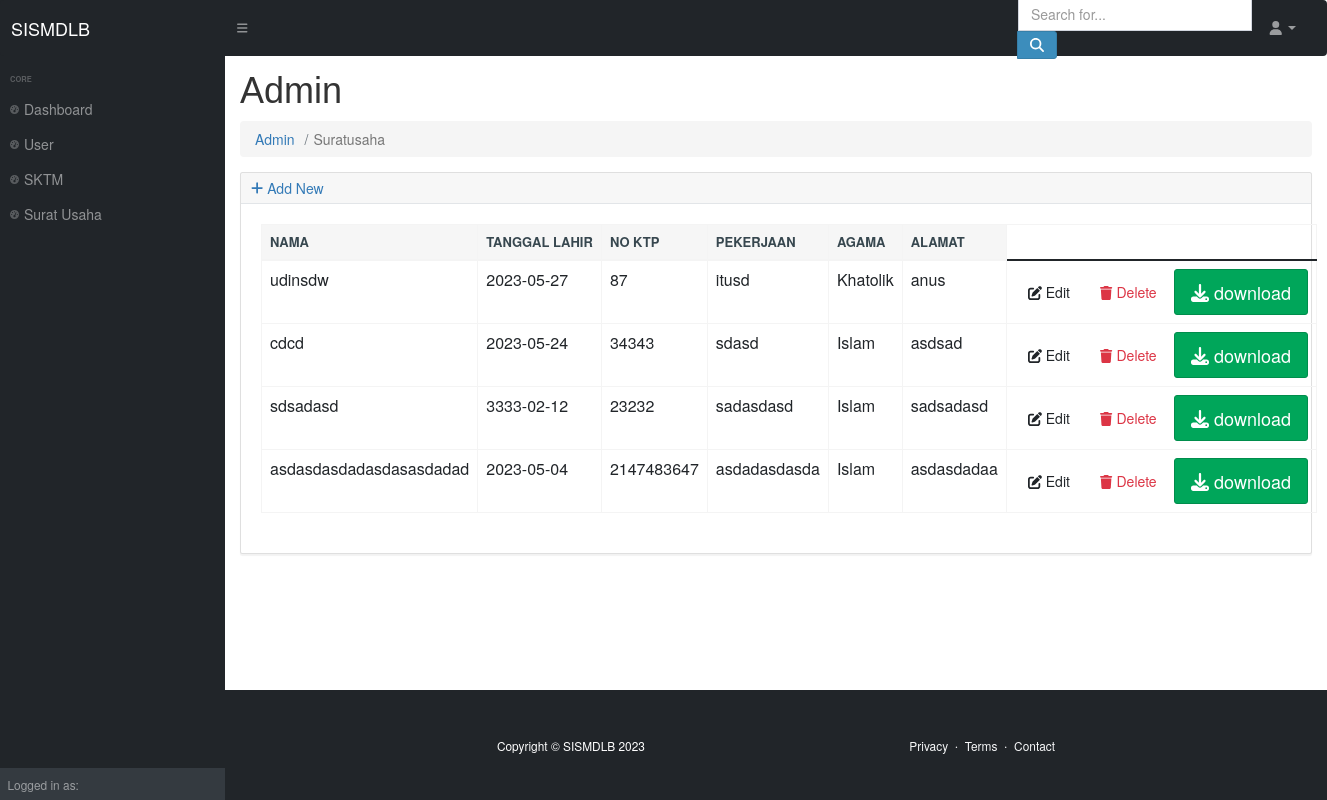
Page /index.php/admin/suratusaha on the committed database.
### tables this page shows
CREATE TABLE `suratusaha` (
  `id` int(9) NOT NULL,
  `nama` varchar(50) NOT NULL,
  `tgl_lahir` date NOT NULL,
  `no_ktp` int(16) DEFAULT NULL,
  `pekerjaan` varchar(50) NOT NULL,
  `agama` enum('Islam','Khatolik','Protestan','Hindu','Buddha','Konghucu') NOT NULL,
  `alamat` text NOT NULL
);

### application/controllers/admin/suratusaha.php (called while the page is built, shortened)
<?php
class suratusaha extends CI_Controller {
	public function __construct()
    {
        $this->load->model('suratusaha_model');
        $this->load->library('form_validation');
        $this->load->library('pdf');
    }
	public function index()
	{
		$data["suratusaha"] = $this->suratusaha_model->getAll();
        $this->load->view("admin/suratusaha/list", $data);
	}
}

### index.php (called while the page is built, shortened)
<?php
require_once BASEPATH.'core/CodeIgniter.php';

### application/models/suratusaha_model.php (called while the page is built, shortened)
<?php defined('BASEPATH') OR exit('No direct script access allowed');
class suratusaha_model extends CI_Model
{
    private $_table = "suratusaha";
    public function getAll()
    {
        return $this->db->get($this->_table)->result();
    }
}

### application/views/admin/suratusaha/list.php (the view, shortened to what this page needs)
    <body class="sb-nav-fixed">
        <div id="layoutSidenav">
            <div id="layoutSidenav_content">
                <main>
                    <div class="container-fluid px-4">
					<div class="card mb-3">
					<div class="card-header">
						<a href="<?php echo site_url('admin/suratusaha/add') ?>"><i class="fas fa-plus"></i> Add New</a>
					</div>
					<div class="card-body">
                    <table class="table table-bordered">
  <thead>
    <tr>
      <th>Nama</th>
      <th>Tanggal Lahir</th>
      <th>No KTP</th>
      <th>Pekerjaan</th>
      <th>Agama</th>
      <th>Alamat</th>
    </tr>
  </thead>
  <tbody>
  <?php foreach ($suratusaha as $suratusaha): ?>
    <tr>
										<td>
											<?php echo $suratusaha->nama ?>
										</td>
                                        <td>
											<?php echo $suratusaha->tgl_lahir?>
										</td>
                                        <td>
											<?php echo $suratusaha->no_ktp?>
										</td>
                                        <td>
											<?php echo $suratusaha->pekerjaan ?>
										</td>
                                        <td>
											<?php echo $suratusaha->agama ?>
										</td>
                                        <td>
											<?php echo $suratusaha->alamat ?>
										</td>
                    <td width="250">
											<a href="<?php echo site_url('admin/suratusaha/edit/'.$suratusaha->id) ?>"
											 class="btn btn-small"><i class="fas fa-edit"></i> Edit</a>
											 <a href="<?php echo site_url('admin/suratusaha/delete/'.$suratusaha->id) ?>"
											 class="btn btn-small text-danger"><i class="fas fa-trash"></i> Delete</a>
                                             <a href="<?php echo site_url('admin/suratusaha/pdf/'.$suratusaha->id) ?>"
											 class="btn btn-success btn-lg"><span class="fas fa-download"></span> download</a>
										</td>
                    <?php endforeach; ?>
  </tbody>
</table>
					</div>
				</div>
                    </div>
                </main>
            </div>
        </div>
    </body>
</html>

### rows in the picture
suratusaha: nama "udinsdw", tgl_lahir "2023-05-27", no_ktp "87", pekerjaan "itusd", agama "Khatolik", alamat "anus"
suratusaha: nama "cdcd", tgl_lahir "2023-05-24", no_ktp "34343", pekerjaan "sdasd", agama "Islam", alamat "asdsad"
suratusaha: nama "sdsadasd", tgl_lahir "3333-02-12", no_ktp "23232", pekerjaan "sadasdasd", agama "Islam", alamat "sadsadasd"
suratusaha: nama "asdasdasdadasdasasdadad", tgl_lahir "2023-05-04", no_ktp "2147483647", pekerjaan "asdadasdasda", agama "Islam", alamat "asdasdadaa"

### other values in the picture
SITE_NAME "SISMDLB"
$this->uri->segment(1) "Admin"
$segment "Admin"
$segment "Suratusaha"
Date('Y') "2023"
